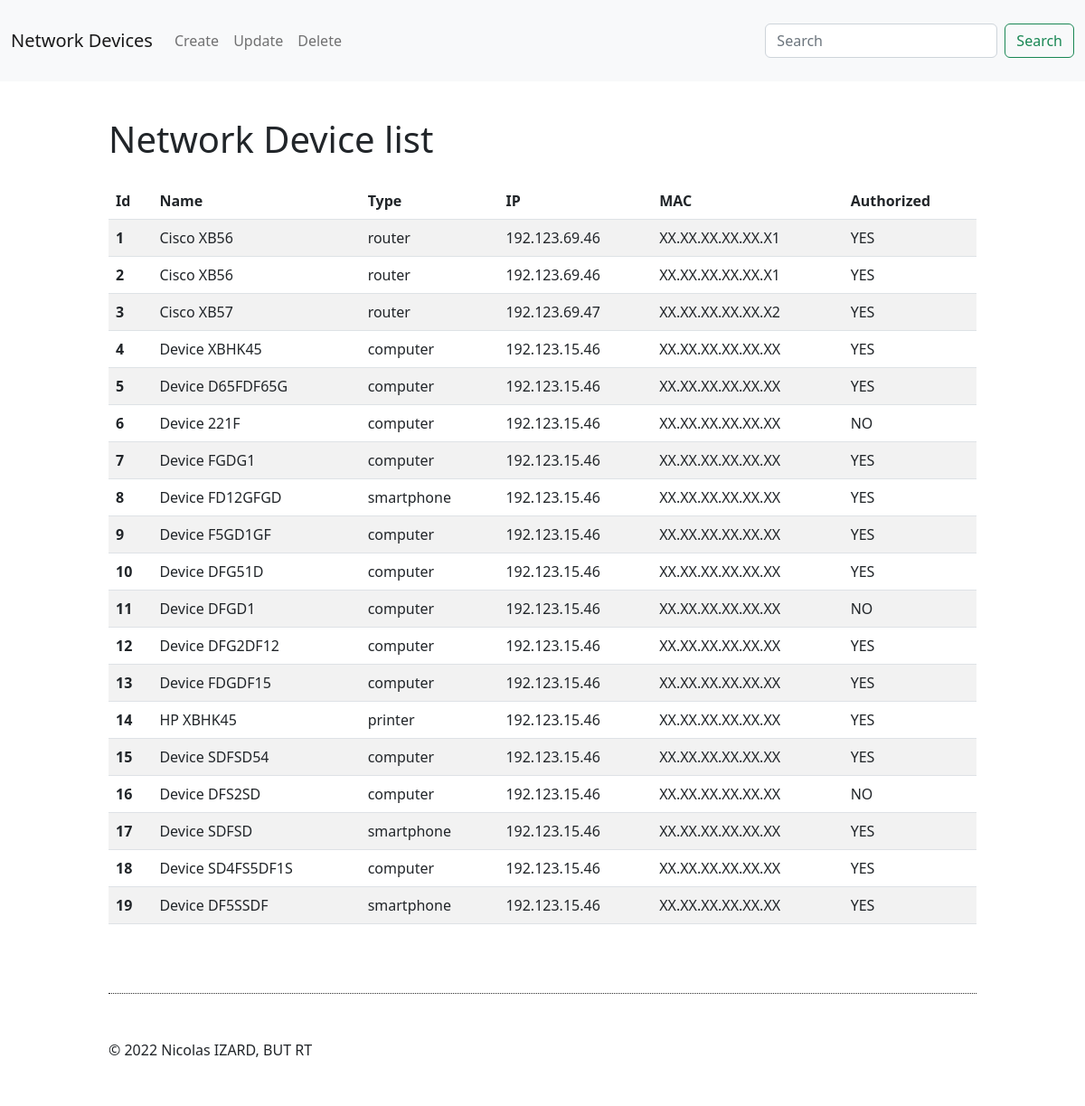
The page / on the database its author committed.
### tables this page shows
CREATE TABLE IF NOT EXISTS `network_device` (
  `id` int(11) NOT NULL AUTO_INCREMENT,
  `name` varchar(250) NOT NULL,
  `type` varchar(250) NOT NULL,
  `ip` varchar(250) NOT NULL,
  `mac` varchar(250) NOT NULL,
  `authorized` tinyint(1) NOT NULL,
  PRIMARY KEY (`id`)
);

### models/network_device_list.php (called while the page is built)
<?php
    $sqlQuery = 'SELECT * FROM network_device';
    $networkDeviceStatement = $mysqlClient->prepare($sqlQuery);
    $networkDeviceStatement->execute();
    $networkDevices = $networkDeviceStatement->fetchAll();
?>

### components/devices-table.php (the view)
<?php
  include_once('core/database.php');
  include_once('models/network_device_list.php');
?>
<h1 class="mb-4">Network Device list</h1>
<table class="table table-striped table-hover">
  <thead>
    <tr>
      <th scope="col">Id</th>
      <th scope="col">Name</th>
      <th scope="col">Type</th>
      <th scope="col">IP</th>
      <th scope="col">MAC</th>
      <th scope="col">Authorized</th>
    </tr>
  </thead>
  <tbody>
    <?php foreach ($networkDevices as $networkDevice) { ?>
      <tr>
        <th scope="row"><?php echo $networkDevice['id']; ?></th>
        <td><?php echo $networkDevice['name']; ?></td>
        <td><?php echo $networkDevice['type']; ?></td>
        <td><?php echo $networkDevice['ip']; ?></td>
        <td><?php echo $networkDevice['mac']; ?></td>
        <td><?php echo $networkDevice['authorized'] == 1 ? 'YES' : 'NO'; ?></td>
      </tr>
    <?php } ?>
  </tbody>
</table>

### index.php (shortened to what this page needs)
<!DOCTYPE html>
<html>
	<head>
		<link rel="stylesheet" type="text/css" media="screen" href="style.css" />
		<link
			href="https://cdn.jsdelivr.net/npm/bootstrap@5.2.0-beta1/dist/css/bootstrap.min.css"
			rel="stylesheet"
		/>
	</head>
	<body>
		<div class="container-grid">
			<header>
				<?php include('common/header.php'); ?>
			</header>
			<main>
				<?php include('components/devices-table.php'); ?>
			</main>
			<footer>
				<?php include('common/footer.php'); ?>
			</footer>
		</div>
	</body>
</html>

### common/header.php (shortened to what this page needs)
<nav class="navbar navbar-expand-lg bg-light">
	<div class="container-fluid">
		<a class="navbar-brand" href="index.php">Network Devices</a>
		<div class="bg-light collapse navbar-collapse" id="navbarSupportedContent">
			<ul class="navbar-nav me-auto mb-2 mb-lg-0">
				<li class="nav-item">
					<a class="nav-link" href="create-device.php">Create</a>
				</li>
                <li class="nav-item">
					<a class="nav-link" href="update-device.php">Update</a>
				</li>
                <li class="nav-item">
					<a class="nav-link" href="delete-device.php">Delete</a>
				</li>
			</ul>
			<form class="d-flex" role="search">
				<input
					class="form-control me-2"
					type="search"
					placeholder="Search"
					aria-label="Search"
				/>
				<button class="btn btn-outline-success" type="submit">Search</button>
			</form>
		</div>
	</div>
</nav>

### common/footer.php
<span>© 2022 Nicolas IZARD, BUT RT</span>

### style.css (style rules this page uses)
.container-grid { height: 100vh; width: 100%; display: grid; grid-template-columns: 10% 80% 10%; grid-template-rows: auto 1fr auto; }
header { grid-column: span 3; margin-bottom: 40px; }
nav { height: 90px; }
main { grid-column: 2; grid-row: span 2; display: flex; flex-direction: column; height: max-content; }
footer { padding: 50px 0; border-top: dotted 1px rgb(43, 43, 43); grid-column: 2; grid-row: 4; display: flex; align-items: center; justify-content: space-between; margin-top: 60px; }

### rows shown on the page
network_device: id "1", name "Cisco XB56", type "router", ip "192.123.69.46", mac "XX.XX.XX.XX.XX.X1", authorized "YES"
network_device: id "2", name "Cisco XB56", type "router", ip "192.123.69.46", mac "XX.XX.XX.XX.XX.X1", authorized "YES"
network_device: id "3", name "Cisco XB57", type "router", ip "192.123.69.47", mac "XX.XX.XX.XX.XX.X2", authorized "YES"
network_device: id "4", name "Device XBHK45", type "computer", ip "192.123.15.46", mac "XX.XX.XX.XX.XX.XX", authorized "YES"
network_device: id "5", name "Device D65FDF65G", type "computer", ip "192.123.15.46", mac "XX.XX.XX.XX.XX.XX", authorized "YES"
network_device: id "6", name "Device 221F", type "computer", ip "192.123.15.46", mac "XX.XX.XX.XX.XX.XX", authorized "NO"
network_device: id "7", name "Device FGDG1", type "computer", ip "192.123.15.46", mac "XX.XX.XX.XX.XX.XX", authorized "YES"
network_device: id "8", name "Device FD12GFGD", type "smartphone", ip "192.123.15.46", mac "XX.XX.XX.XX.XX.XX", authorized "YES"
network_device: id "9", name "Device F5GD1GF", type "computer", ip "192.123.15.46", mac "XX.XX.XX.XX.XX.XX", authorized "YES"
network_device: id "10", name "Device DFG51D", type "computer", ip "192.123.15.46", mac "XX.XX.XX.XX.XX.XX", authorized "YES"
network_device: id "11", name "Device DFGD1", type "computer", ip "192.123.15.46", mac "XX.XX.XX.XX.XX.XX", authorized "NO"
network_device: id "12", name "Device DFG2DF12", type "computer", ip "192.123.15.46", mac "XX.XX.XX.XX.XX.XX", authorized "YES"
network_device: id "13", name "Device FDGDF15", type "computer", ip "192.123.15.46", mac "XX.XX.XX.XX.XX.XX", authorized "YES"
network_device: id "14", name "HP XBHK45", type "printer", ip "192.123.15.46", mac "XX.XX.XX.XX.XX.XX", authorized "YES"
network_device: id "15", name "Device SDFSD54", type "computer", ip "192.123.15.46", mac "XX.XX.XX.XX.XX.XX", authorized "YES"
network_device: id "16", name "Device DFS2SD", type "computer", ip "192.123.15.46", mac "XX.XX.XX.XX.XX.XX", authorized "NO"
network_device: id "17", name "Device SDFSD", type "smartphone", ip "192.123.15.46", mac "XX.XX.XX.XX.XX.XX", authorized "YES"
network_device: id "18", name "Device SD4FS5DF1S", type "computer", ip "192.123.15.46", mac "XX.XX.XX.XX.XX.XX", authorized "YES"
network_device: id "19", name "Device DF5SSDF", type "smartphone", ip "192.123.15.46", mac "XX.XX.XX.XX.XX.XX", authorized "YES"
